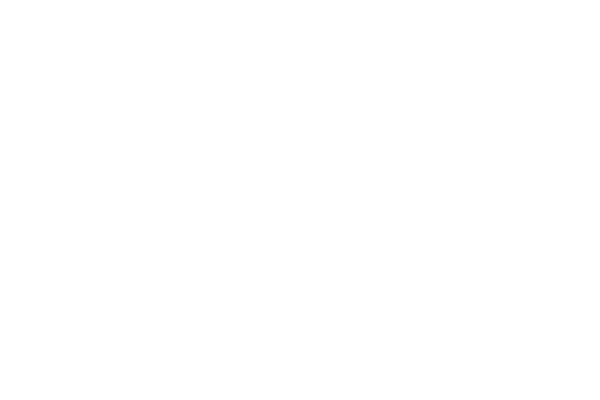
Frame 1 (no input)
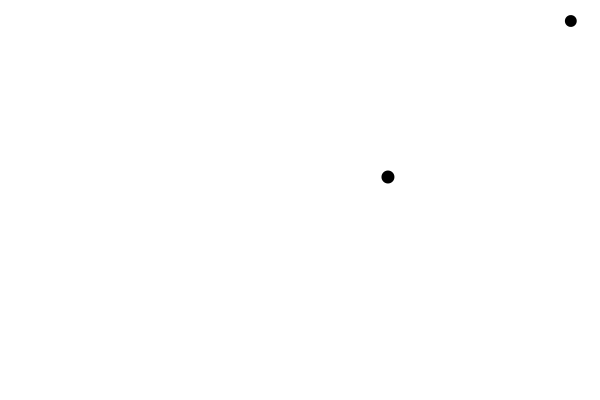
Frame 60 (the mouse pressed at the canvas centre just before this capture)
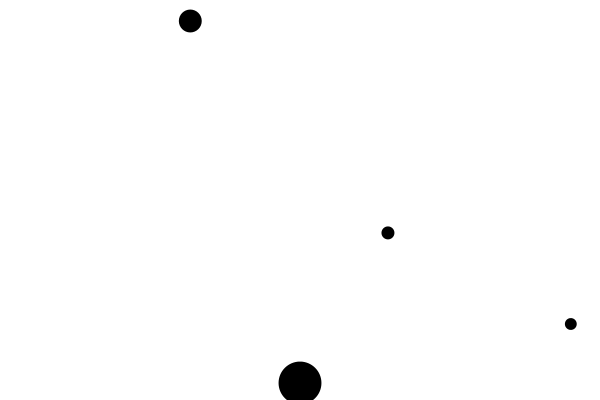
Frame 120 (the mouse held since frame 60 and released just before this capture)

The Processing sketch that drew these frames (run headless with seeded random() and noise(); from frame 60 on, the mouse is pressed at the canvas centre):

// Processing sketch: processing_24483
// ── processing_24483.pde

ArrayList balls;
float ballWidth = 50;
int s;
int temp = 0;

void setup()
{
  size(600, 400);
  smooth();
  noStroke();

  balls = new ArrayList();
  
}

void draw()
{
  background(255);

  for (int i = balls.size() - 1; i >= 0; i--)
  { 
    Ball ball = (Ball) balls.get(i);
    ball.move();
    ball.display();    
  }
  
    s = second();

    if (s != temp) 
    {
      balls.add(new Ball(random(width), 0, random(ballWidth) ));
    }
    
    temp = s;
  
  
}

void mousePressed() {
  balls.add(new Ball(mouseX, mouseY, random(ballWidth) ) );
}


class Ball
{
  
  float x;
  float y;
  float speed;
  float gravity;
  float w;
  float life = 255;
  
  Ball(float tempX, float tempY, float tempW)
  {
    x = tempX;
    y = tempY;
    w = tempW;
    speed = 0;
    gravity = 0.1;
  }
  
  void move()
  {
    speed = speed + gravity;
    y = y + speed;
    //x = x + random(-3, 3);
    
    if (y > height)
    {
      speed *= -0.8;
      y = height;
    }
  }
  
  void display()
  {
    fill(0);
    ellipse(x, y, w, w);
  }
}  
